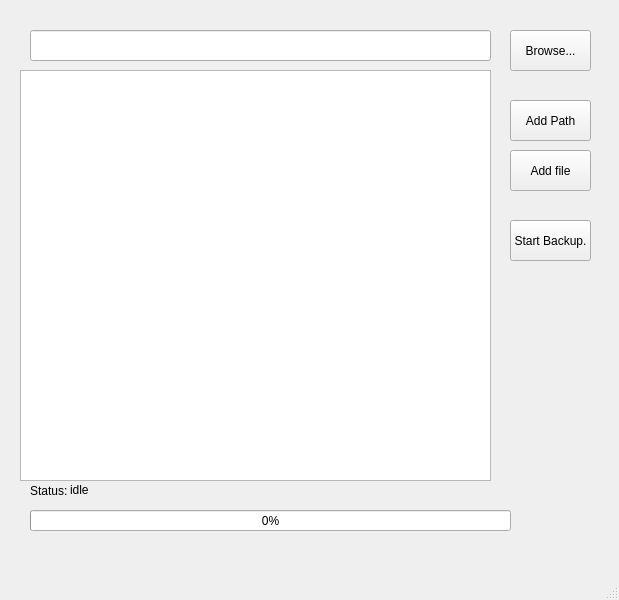
<?xml version="1.0" encoding="UTF-8"?>
<ui version="4.0">
 <class>MainWindow</class>
 <widget class="QMainWindow" name="MainWindow">
  <property name="geometry">
   <rect>
    <x>0</x>
    <y>0</y>
    <width>619</width>
    <height>600</height>
   </rect>
  </property>
  <property name="sizePolicy">
   <sizepolicy hsizetype="Fixed" vsizetype="Fixed">
    <horstretch>0</horstretch>
    <verstretch>0</verstretch>
   </sizepolicy>
  </property>
  <property name="windowTitle">
   <string>simple file backup</string>
  </property>
  <widget class="QWidget" name="centralwidget">
   <widget class="QPushButton" name="BrowseDestButton">
    <property name="geometry">
     <rect>
      <x>510</x>
      <y>30</y>
      <width>81</width>
      <height>41</height>
     </rect>
    </property>
    <property name="text">
     <string>Browse...</string>
    </property>
   </widget>
   <widget class="QProgressBar" name="progressBar">
    <property name="geometry">
     <rect>
      <x>30</x>
      <y>510</y>
      <width>481</width>
      <height>21</height>
     </rect>
    </property>
    <property name="value">
     <number>0</number>
    </property>
   </widget>
   <widget class="QLineEdit" name="DestinatioEdit">
    <property name="geometry">
     <rect>
      <x>30</x>
      <y>30</y>
      <width>461</width>
      <height>31</height>
     </rect>
    </property>
   </widget>
   <widget class="QPushButton" name="AddPathButton">
    <property name="geometry">
     <rect>
      <x>510</x>
      <y>100</y>
      <width>81</width>
      <height>41</height>
     </rect>
    </property>
    <property name="text">
     <string>Add Path</string>
    </property>
   </widget>
   <widget class="QPushButton" name="AddFileButton">
    <property name="geometry">
     <rect>
      <x>510</x>
      <y>150</y>
      <width>81</width>
      <height>41</height>
     </rect>
    </property>
    <property name="text">
     <string>Add file</string>
    </property>
   </widget>
   <widget class="QPushButton" name="StartCopyButton">
    <property name="geometry">
     <rect>
      <x>510</x>
      <y>220</y>
      <width>81</width>
      <height>41</height>
     </rect>
    </property>
    <property name="text">
     <string>Start Backup.</string>
    </property>
   </widget>
   <widget class="QListWidget" name="TargetList">
    <property name="geometry">
     <rect>
      <x>20</x>
      <y>70</y>
      <width>471</width>
      <height>411</height>
     </rect>
    </property>
   </widget>
   <widget class="QLabel" name="StatusLabel">
    <property name="geometry">
     <rect>
      <x>70</x>
      <y>480</y>
      <width>531</width>
      <height>20</height>
     </rect>
    </property>
    <property name="text">
     <string>idle</string>
    </property>
   </widget>
   <widget class="QLabel" name="label">
    <property name="geometry">
     <rect>
      <x>30</x>
      <y>480</y>
      <width>41</width>
      <height>21</height>
     </rect>
    </property>
    <property name="text">
     <string>Status: </string>
    </property>
   </widget>
  </widget>
  <widget class="QMenuBar" name="menubar">
   <property name="geometry">
    <rect>
     <x>0</x>
     <y>0</y>
     <width>619</width>
     <height>25</height>
    </rect>
   </property>
  </widget>
  <widget class="QStatusBar" name="statusbar"/>
 </widget>
 <resources/>
 <connections/>
</ui>
